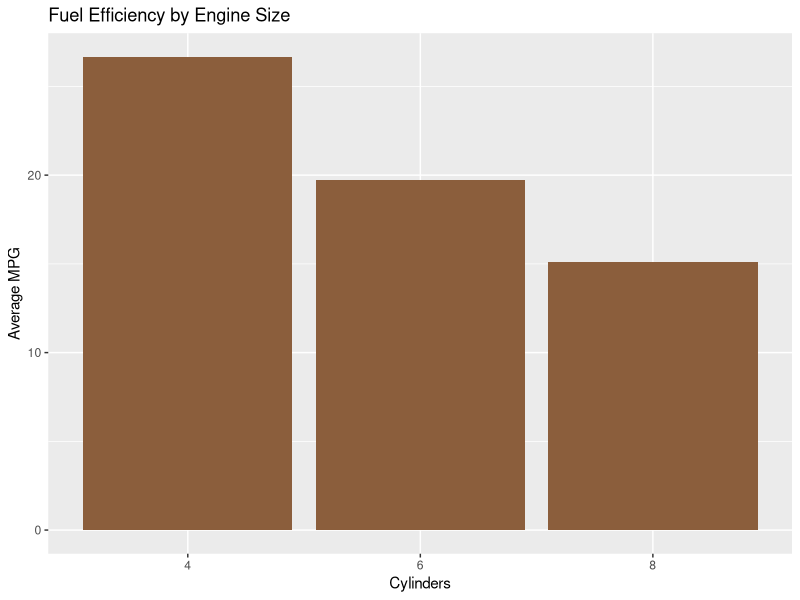

Source code (R):
## ---- chunk 1
#| label: fig-mtcars-demo
#| fig-cap: "Average miles per gallon by cylinder count"
#| fig-alt: "Bar chart showing average fuel economy declining as cylinder count increases from four to six to eight."
#| fig-align: center
#| message: false
#| warning: false
library(tidyverse)

mtcars |>
  group_by(cyl) |>
  summarize(mean_mpg = mean(mpg)) |>
  ggplot(aes(x = factor(cyl), y = mean_mpg)) +
  geom_col(fill = "#8B5E3C") +
  labs(x = "Cylinders", y = "Average MPG",
       title = "Fuel Efficiency by Engine Size")
